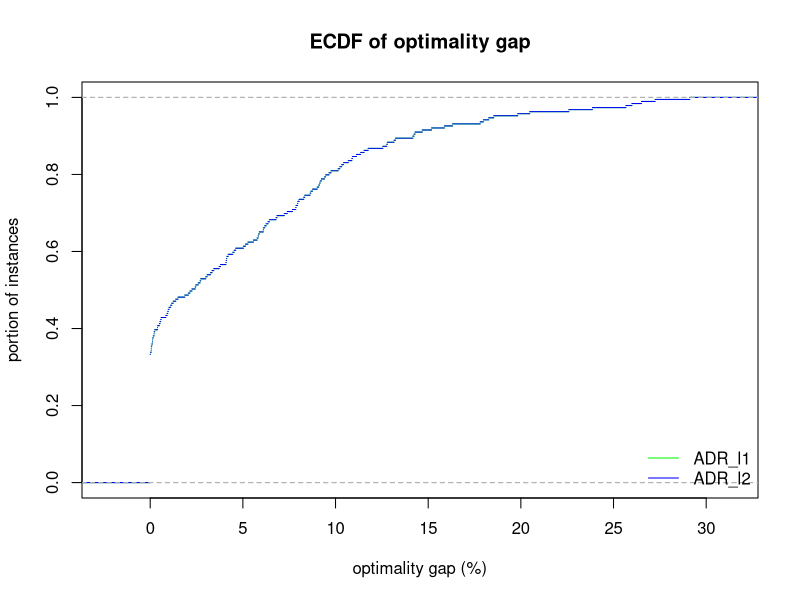
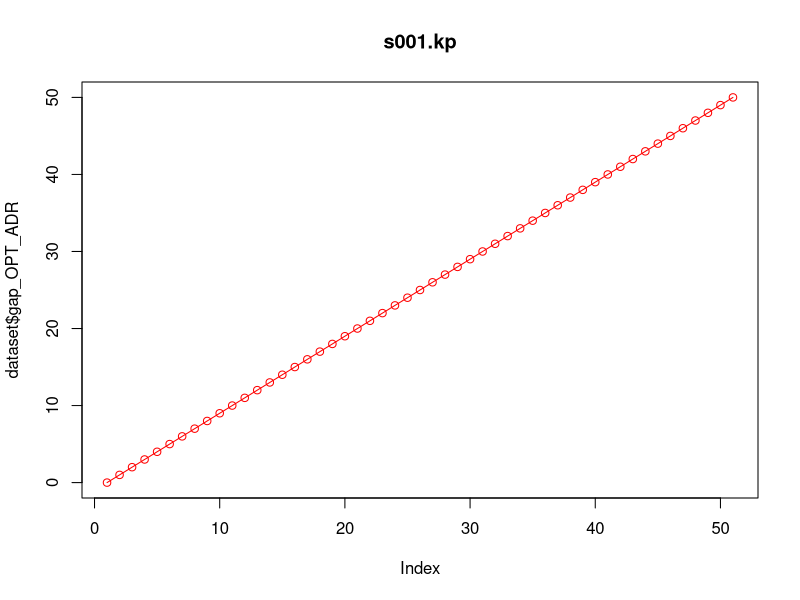
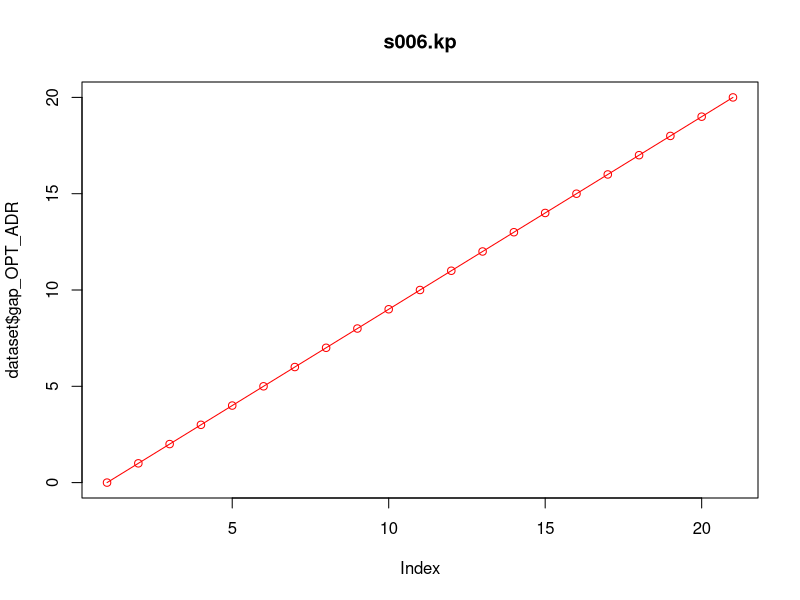
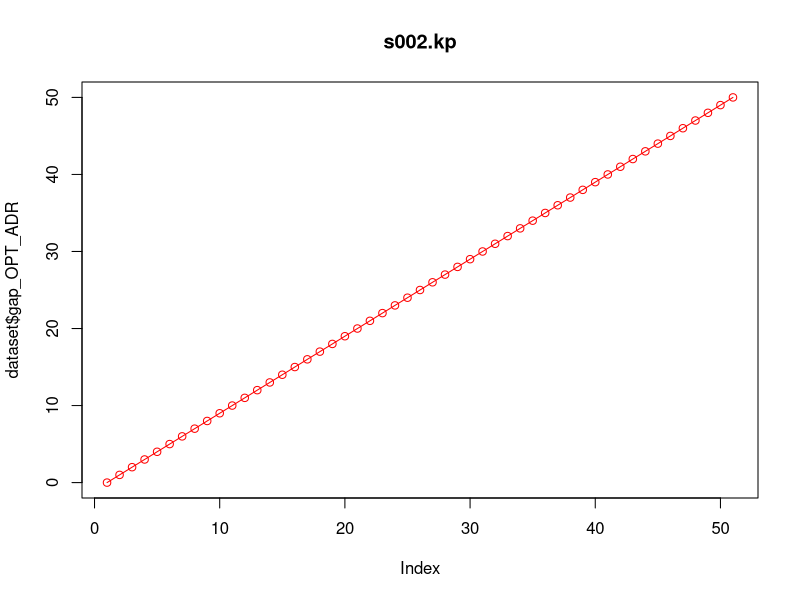
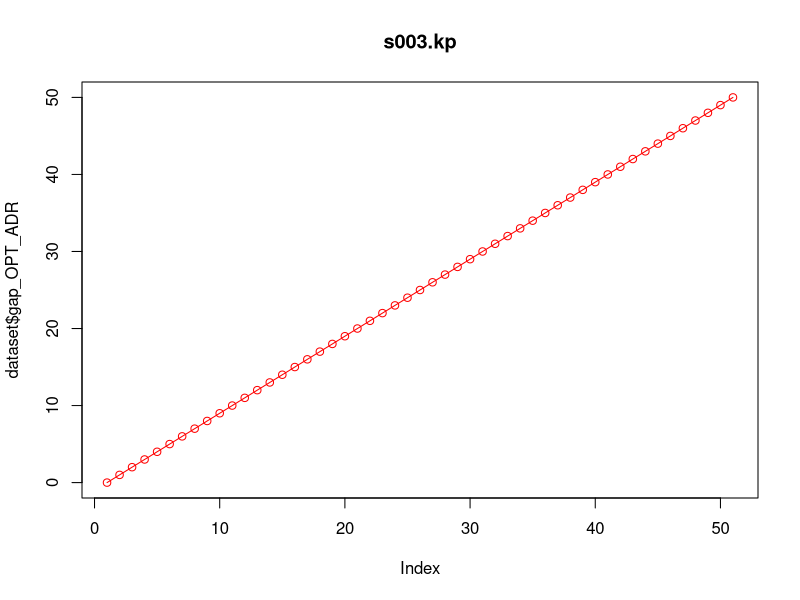
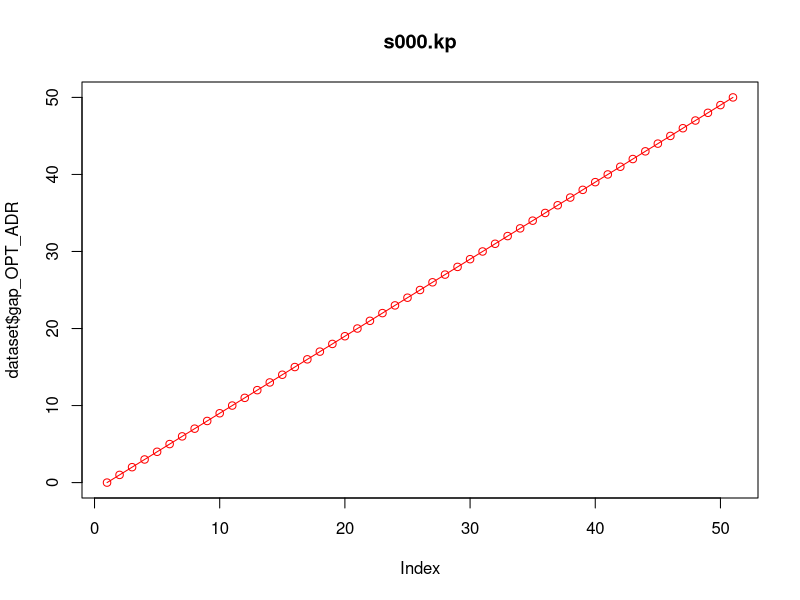
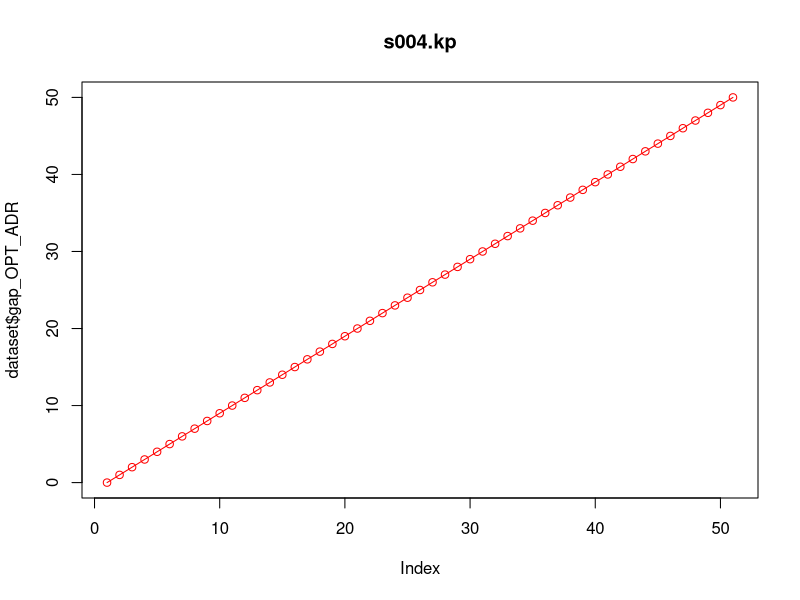
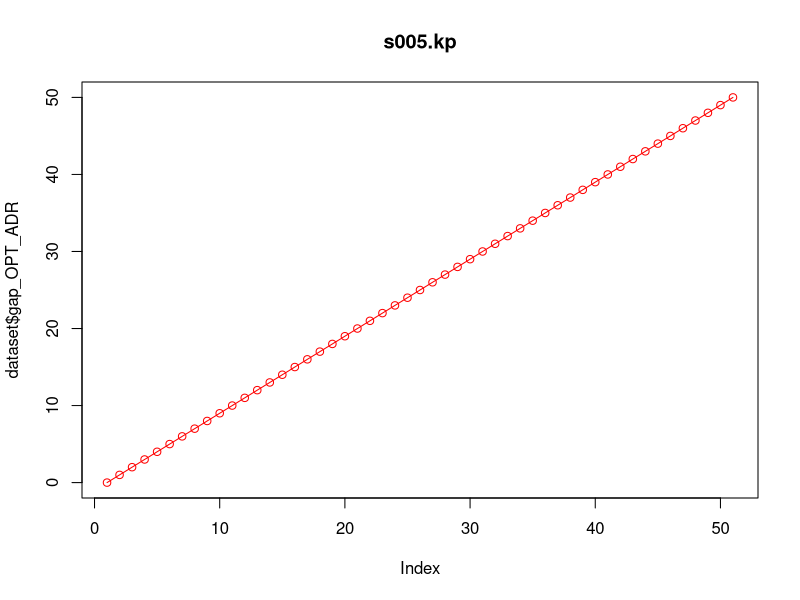

Generate these figures, in order, with R:
## ---- chunk 1
library(rmarkdown)
library(rmarkdown)
library(kableExtra)
library(tidyr)
## ---- chunk 2
results = read.csv("results.csv", header = FALSE)
colnames(results) = c("method", "Gamma", "best_obj", "status", "reason", "time", "instance")
## ---- chunk 3
methods = unique(results$method)
colors = rainbow(length(methods))
colors = as.data.frame(cbind(methods, colors))
## ---- chunk 4
paged_table(results)
## ---- chunk 5
gap = function(lb, ub) {
  return ( abs(lb - ub) / (1e-10 + abs(ub))  )
}

make_gap_table = function(dataset) {
  
    result = spread(dataset[,c("instance", "method", "Gamma", "best_obj")], key = method, value = best_obj);
    
    methods = unique(dataset$method)
    
    for (method in methods) {
      result[paste0("gap_OPT_",method)] = gap(result$OPT, result[,method]) * 100
    }
    
    return (result)
}

Table = make_gap_table(results)

paged_table(Table)
## ---- chunk 6
#knitr::kable(
#    Table,
#    digits = c(0, 0, matrix(2, nrow = ncol(Table) - 2))
#  ) %>%
#    kable_classic()
## ---- chunk 7
plot_gap = function(dataset, main = NULL, xlab = NULL, ylab = NULL) {
  
  methods = unique(dataset$method)
  methods = methods[methods != "OPT"]
  
  Table = make_gap_table(dataset)
  
  used_colors = NULL
  
  index = 0
  for (method in methods) {
    
    plot_function = if (index == 0 ) plot else lines
    
    current_color = colors[colors$methods == method ,"colors"]
    
    data = Table[,paste0("gap_OPT_",method)]
    
    plot_function(ecdf(data), col = current_color, lty = "solid", cex = 0, main = "", xlab = "", ylab = "", ylim = c(0, 1))
    
    used_colors = rbind(used_colors, current_color)
    
    index = index + 1
  }
  
  title(main = main,
      xlab = xlab,
      ylab = ylab)
  
  legend(
    "bottomright",
    legend = methods,
    lty = "solid",
    col = used_colors,
    bty = "n"
  )
  
}

plot_gap(results[results$time < 3600,], main = "ECDF of optimality gap", xlab = "optimality gap (%)", ylab = "portion of instances")
## ---- chunk 8

plot_gap = function(instance) {
  
  dataset = Table[Table$instance == instance,]
  
  plot(dataset$Gamma, dataset$gap_OPT_ADR, type = "o", col = "red", main = instance)
  
}

for (instance in unique(results$instance)) {
  plot_gap(instance)
}

## ---- chunk 9
plot_times = function(dataset, main = NULL, xlab = NULL, ylab = NULL) {
  
    result = spread(dataset[,c("instance", "method", "Gamma", "time")], key = method, value = time);   
    
    methods = unique(dataset$method)
    
    used_colors = NULL
    
    index = 0
    for (method in methods) {
      
      plot_function = if (index == 0 ) plot else lines
      
      current_color = colors[colors$methods == method ,"colors"]
      
      plot_function(ecdf(result[,method]), col = current_color, lty = "solid", cex = 0, main = "", xlab = "", ylab = "", xlim = c(0, 100))
      
      used_colors = rbind(used_colors, current_color)
      
      index = index + 1
    }
    
    title(main = main,
        xlab = xlab,
        ylab = ylab)
    
    legend(
      "bottomright",
      legend = methods,
      lty = "solid",
      col = used_colors,
      bty = "n"
    )
    
}

plot_times(results, main = "ECDF of time (s)", xlab = "time (s)", ylab = "portion of instances")

## ---- chunk 10

plot_instance = function(instance, field) {
  
  dataset = results[results$instance == instance,]
  opt = dataset[dataset$method == "OPT",]
  adr = dataset[dataset$method == "ADR",]
  
  plot(opt$Gamma, opt[[field]], main = "", xlab = "", ylab = "", type = "o", col = "blue")
  points(adr$Gamma, adr[[field]], type = "o", col = "red")
  
  title(main = instance,
        xlab = "Gamma",
        ylab = field)
  
  legend("topleft", legend = c("OPT", "ADR"), col = c("blue", "red"), pch = 16)
  
}

for (instance in unique(results$instance)) {
  plot_instance(instance, "time");
  plot_instance(instance, "best_obj");
}
